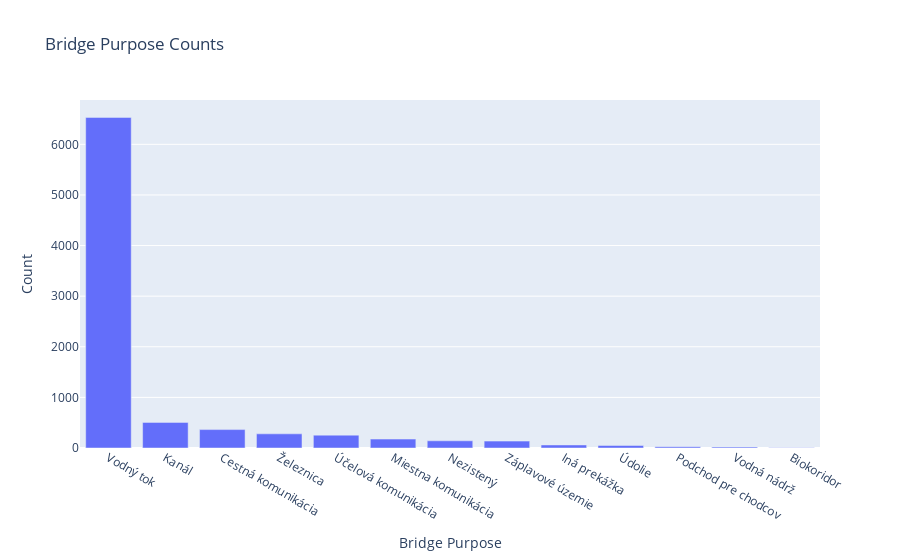

The notebook cell saved with this chart:
### Code cell
# Create a bar plot using Plotly Express
fig = px.bar(value_counts_within_lists.reset_index(), x='Bridge_Purpose', y='count', title='Bridge Purpose Counts',
             labels={'Bridge_Purpose': 'Bridge Purpose', 'count': 'Count'})

# Show the plot
fig.show()

### Figure 1 — Plotly figure (JSON) as saved in the notebook; plotly's stock layout.template omitted (floating-point values rounded to 4 significant figures)
{"data": [{"alignmentgroup": "True", "hovertemplate": "Bridge Purpose=%{x}<br>Count=%{y}<extra></extra>", "legendgroup": "", "marker": {"color": "#636efa", "pattern": {"shape": ""}}, "name": "", "offsetgroup": "", "orientation": "v", "showlegend": false, "textposition": "auto", "type": "bar", "x": ["Vodný tok", "Kanál", "Cestná komunikácia", "Železnica", "Účelová komunikácia", "Miestna komunikácia", "Nezistený", "Záplavové územie", "Iná prekážka", "Údolie", "Podchod pre chodcov", "Vodná nádrž", "Biokoridor"], "xaxis": "x", "y": [6532, 506, 364, 280, 254, 176, 142, 136, 60, 49, 25, 19, 4], "yaxis": "y"}], "layout": {"barmode": "relative", "legend": {"tracegroupgap": 0}, "title": {"text": "Bridge Purpose Counts"}, "xaxis": {"anchor": "y", "domain": [0, 1], "title": {"text": "Bridge Purpose"}}, "yaxis": {"anchor": "x", "domain": [0, 1], "title": {"text": "Count"}}}}
